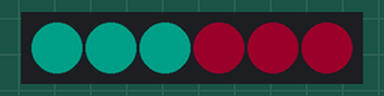
A sketch run on a simulated Arduino Uno, built with avr-gcc and run on an emulated ATmega328P. Parts: 6 RGB LEDs in strip order, left to right. Dim RGB values are drawn brighter than linear; random numbers use the default seed unless the sketch sets one.

Above: at 0.1 s.
At 4.1 s:
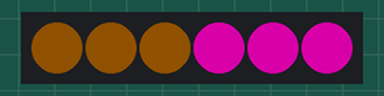
At 8.1 s:
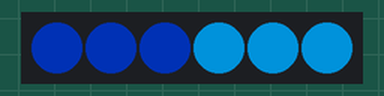
At 18.1 s:
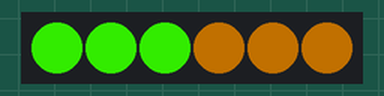
At 28.1 s:
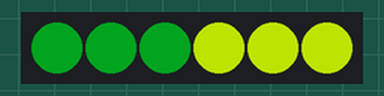
At 38.1 s:
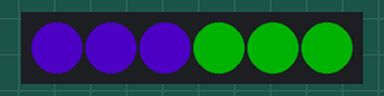
Timing chart, 0 to 39.6 s (numbered marks = the images above):
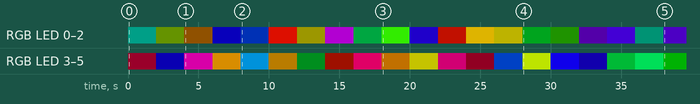

The sketch:

BottleMatrix.ino
```cpp
#include <FastLED.h>

#define LED_PIN     0
#define NUM_BOTTLES 2  // 4x4 matrix
#define LEDS_PER_BOTTLE 3
#define NUM_LEDS    (NUM_BOTTLES * LEDS_PER_BOTTLE)

CRGB leds[NUM_LEDS];

void setup() {
  FastLED.addLeds<WS2812B, LED_PIN, GRB>(leds, NUM_LEDS);
  FastLED.setBrightness(255);  // Set initial brightness (0-255)
}

void loop() {
  // Example: Set each bottle to a different color and brightness
  for (int bottle = 0; bottle < NUM_BOTTLES; bottle++) {
    setBottleColor(bottle, CHSV(random8(), 255, random8(64, 255)));
  }

  FastLED.show();
  delay(2000);  // Wait for 2 seconds before changing colors
}

void setBottleColor(int bottleIndex, CHSV color) {
  int startLED = bottleIndex * LEDS_PER_BOTTLE;
  for (int i = 0; i < LEDS_PER_BOTTLE; i++) {
    leds[startLED + i] = color;
  }
}
```

Measured:
- by itself, RGB LED 0–2: off → RGB(0, 32, 27) at 0.00 s, → RGB(13, 19, 0) 2.0 s later, → RGB(16, 9, 0) 2.0 s later, → RGB(3, 0, 74) 2.0 s later, … (20 changes in this stretch)
- by itself, RGB LED 3–5: off → RGB(26, 0, 7) at 0.00 s, → RGB(3, 0, 58) 2.0 s later, → RGB(139, 0, 108) 2.0 s later, → RGB(138, 90, 0) 2.0 s later, … (20 changes in this stretch)
- what the display in image 1 shows lasts 2.0 s, from 4.0 s to 6.0 s
